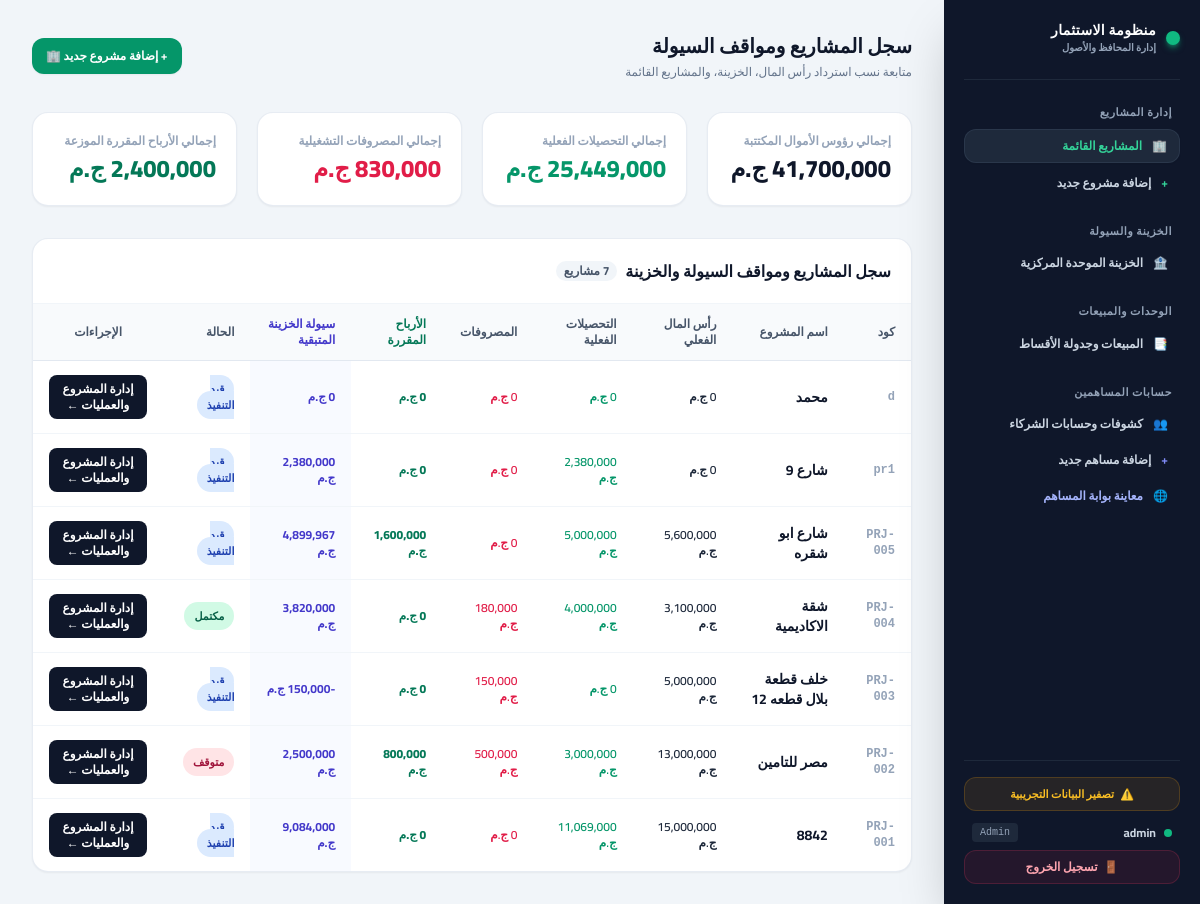
The page / (signed in) on the database its author committed.
### models.py (models this page shows)
class Project(Base):
    __tablename__ = "projects"
    id = Column(Integer, primary_key=True, index=True)
    code = Column(String, unique=True, index=True)
    name = Column(String, index=True)
    project_type = Column(String, default="عقاري")
    status = Column(String, default="قيد التنفيذ")
    total_capital = Column(Float, default=0.0)
    contributions = relationship("Contribution", back_populates="project", cascade="all, delete-orphan")
    collections = relationship("Collection", back_populates="project", cascade="all, delete-orphan")
    expenses = relationship("Expense", back_populates="project", cascade="all, delete-orphan")
    sales = relationship("Sale", back_populates="project", cascade="all, delete-orphan")
    units = relationship("ProjectUnit", back_populates="project", cascade="all, delete-orphan")

### main.py (the view)
@app.get("/", response_class=HTMLResponse)
def read_dashboard(request: Request, db: Session = Depends(get_db)):
    if not is_auth(request): return RedirectResponse(url="/login")
    if get_role(request) == "investor": return RedirectResponse(url="/portal")
    projects = db.query(models.Project).order_by(models.Project.id.desc()).all()
    investors = db.query(models.Investor).order_by(models.Investor.name).all()
    projects_cards = []
    tot_capital = 0.0;
    tot_col = 0.0;
    tot_exp = 0.0;
    tot_profit = 0.0
    for p in projects:
        fin = calc_project_financials(p, db)
        tot_capital += fin["capital"]
        tot_col += fin["actual_col"]
        tot_exp += fin["total_exp"]
        tot_profit += fin["total_profits_allocated"]
        projects_cards.append({"project": p, "fin": fin})
    return templates.TemplateResponse(
        request=request,
        name="index.html",
        context={
            "projects_cards": projects_cards,
            "investors": investors,
            "tot_capital": tot_capital,
            "tot_col": tot_col,
            "tot_exp": tot_exp,
            "tot_profit": tot_profit,
            "username": request.session.get("user")
        }
    )

### templates/index.html (shortened to what this page needs)
<!DOCTYPE html>
<html lang="ar" dir="rtl">
<head>
    <script src="https://cdn.tailwindcss.com"></script>
</head>
<body class="bg-slate-100 text-slate-800 min-h-screen flex">
    <aside class="w-64 bg-slate-900 text-white min-h-screen p-5 fixed right-0 top-0 flex flex-col justify-between z-30 shadow-2xl overflow-y-auto">
        <div>
            <div class="flex items-center gap-2.5 pb-6 mb-6 border-b border-slate-800">
                <span class="w-3.5 h-3.5 rounded-full bg-emerald-500 shadow-md shadow-emerald-500/50"></span>
                <div>
                    <h1 class="text-sm font-extrabold tracking-wide">منظومة الاستثمار</h1>
                    <p class="text-[10px] text-slate-400 font-semibold">إدارة المحافظ والأصول</p>
                </div>
            </div>
            <nav class="space-y-6">
                <div>
                    <span class="text-[11px] font-bold text-slate-400 uppercase tracking-wider block mb-2 px-2">إدارة المشاريع</span>
                    <div class="space-y-1">
                        <a href="/" class="flex items-center gap-2.5 px-3 py-2 rounded-xl text-xs font-bold bg-slate-800 text-emerald-400 border border-slate-700/60 shadow-sm transition">
                            <span>🏢</span>
                            <span>المشاريع القائمة</span>
                        </a>
                        <button onclick="openModal('projectModal')" class="w-full flex items-center gap-2.5 px-3 py-2 rounded-xl text-xs font-semibold text-slate-300 hover:text-white hover:bg-slate-800/60 transition">
                            <span class="text-emerald-400 font-bold">+</span>
                            <span>إضافة مشروع جديد</span>
                        </button>
                    </div>
                </div>
                <div>
                    <span class="text-[11px] font-bold text-slate-400 uppercase tracking-wider block mb-2 px-2">الخزينة والسيولة</span>
                    <div class="space-y-1">
                        <a href="/treasury" class="flex items-center gap-2.5 px-3 py-2 rounded-xl text-xs font-semibold text-slate-300 hover:text-white hover:bg-slate-800/60 transition">
                            <span>🏦</span>
                            <span>الخزينة الموحدة المركزية</span>
                        </a>
                    </div>
                </div>
                <div>
                    <span class="text-[11px] font-bold text-slate-400 uppercase tracking-wider block mb-2 px-2">الوحدات والمبيعات</span>
                    <div class="space-y-1">
                        <a href="/sales" class="flex items-center justify-between px-3 py-2 rounded-xl text-xs font-semibold text-slate-300 hover:text-white hover:bg-slate-800/60 transition">
                            <div class="flex items-center gap-2.5">
                                <span>📑</span>
                                <span>المبيعات وجدولة الأقساط</span>
                            </div>
                        </a>
                    </div>
                </div>
                <div>
                    <span class="text-[11px] font-bold text-slate-400 uppercase tracking-wider block mb-2 px-2">حسابات المساهمين</span>
                    <div class="space-y-1">
                        <a href="/investors" class="flex items-center gap-2.5 px-3 py-2 rounded-xl text-xs font-semibold text-slate-300 hover:text-white hover:bg-slate-800/60 transition">
                            <span>👥</span>
                            <span>كشوفات وحسابات الشركاء</span>
                        </a>
                        <button onclick="openModal('investorModal')" class="w-full flex items-center gap-2.5 px-3 py-2 rounded-xl text-xs font-semibold text-slate-300 hover:text-white hover:bg-slate-800/60 transition">
                            <span class="text-indigo-400 font-bold">+</span>
                            <span>إضافة مساهم جديد</span>
                        </button>
                        <a href="/portal" target="_blank" class="flex items-center gap-2.5 px-3 py-2 rounded-xl text-xs font-semibold text-indigo-300 hover:text-white hover:bg-indigo-950/40 transition">
                            <span>🌐</span>
                            <span>معاينة بوابة المساهم</span>
                        </a>
                    </div>
                </div>
            </nav>
        </div>
        <div class="pt-4 border-t border-slate-800 space-y-2">
            <form action="/system/reset-all-data" method="POST" onsubmit="return confirm('تحذير: هل أنت متأكد من تصفير ومسح كافة البيانات التجريبية للبدء من الصفر؟');">
                <button type="submit" class="w-full flex items-center justify-center gap-1.5 py-2 rounded-xl text-[11px] font-bold bg-amber-500/10 text-amber-400 hover:bg-amber-600 hover:text-white border border-amber-500/20 transition">
                    <span>⚠️</span>
                    <span>تصفير البيانات التجريبية</span>
                </button>
            </form>
            <div class="flex items-center justify-between px-2 pt-1">
                <div class="flex items-center gap-2">
                    <span class="w-2 h-2 rounded-full bg-emerald-500"></span>
                    <span class="text-xs font-bold text-slate-300">{{ username }}</span>
                </div>
                <span class="text-[10px] bg-slate-800 text-slate-400 px-2 py-0.5 rounded font-mono">Admin</span>
            </div>
            <a href="/logout" class="w-full flex items-center justify-center gap-1.5 py-2 rounded-xl text-xs font-bold bg-rose-600/10 text-rose-300 hover:bg-rose-600 hover:text-white border border-rose-500/20 transition">
                <span>🚪</span>
                <span>تسجيل الخروج</span>
            </a>
        </div>
    </aside>
    <main class="flex-1 mr-64 p-8 min-h-screen">
        <div class="flex justify-between items-center mb-8">
            <div>
                <h2 class="text-xl font-extrabold text-slate-900">سجل المشاريع ومواقف السيولة</h2>
                <p class="text-xs text-slate-500 mt-1">متابعة نسب استرداد رأس المال، الخزينة، والمشاريع القائمة</p>
            </div>
            <div class="flex items-center gap-2.5">
                <button onclick="openModal('projectModal')" class="bg-emerald-600 hover:bg-emerald-700 text-white font-bold text-xs px-3.5 py-2.5 rounded-xl transition flex items-center gap-1.5 shadow-sm">
                    <span>+ إضافة مشروع جديد 🏢</span>
                </button>
            </div>
        </div>
        <div class="grid grid-cols-1 md:grid-cols-4 gap-5 mb-8">
            <div class="bg-white p-5 rounded-2xl border border-slate-200/80 shadow-sm">
                <span class="text-xs font-bold text-slate-400 block mb-1">إجمالي رؤوس الأموال المكتتبة</span>
                <span class="text-2xl font-extrabold text-slate-900">{{ "{:,.0f}".format(tot_capital) }} ج.م</span>
            </div>
            <div class="bg-white p-5 rounded-2xl border border-slate-200/80 shadow-sm">
                <span class="text-xs font-bold text-slate-400 block mb-1">إجمالي التحصيلات الفعلية</span>
                <span class="text-2xl font-extrabold text-emerald-600">{{ "{:,.0f}".format(tot_col) }} ج.م</span>
            </div>
            <div class="bg-white p-5 rounded-2xl border border-slate-200/80 shadow-sm">
                <span class="text-xs font-bold text-slate-400 block mb-1">إجمالي المصروفات التشغيلية</span>
                <span class="text-2xl font-extrabold text-rose-600">{{ "{:,.0f}".format(tot_exp) }} ج.م</span>
            </div>
            <div class="bg-white p-5 rounded-2xl border border-slate-200/80 shadow-sm">
                <span class="text-xs font-bold text-slate-400 block mb-1">إجمالي الأرباح المقررة الموزعة</span>
                <span class="text-2xl font-extrabold text-emerald-700">{{ "{:,.0f}".format(tot_profit) }} ج.م</span>
            </div>
        </div>
        <div class="bg-white rounded-2xl border border-slate-200/80 shadow-sm overflow-hidden">
            <div class="p-5 border-b border-slate-100 flex justify-between items-center">
                <div class="flex items-center gap-2">
                    <h3 class="text-base font-bold text-slate-900">سجل المشاريع ومواقف السيولة والخزينة</h3>
                    <span class="text-xs bg-slate-100 text-slate-600 font-bold px-2 py-0.5 rounded-full">{{ projects_cards|length }} مشاريع</span>
                </div>
            </div>
            <div class="overflow-x-auto">
                <table class="w-full text-right text-xs">
                    <thead class="bg-slate-50 text-slate-600 border-b border-slate-200 font-bold">
                        <tr>
                            <th class="py-3 px-4">كود</th>
                            <th class="py-3 px-4">اسم المشروع</th>
                            <th class="py-3 px-4">رأس المال الفعلي</th>
                            <th class="py-3 px-4">التحصيلات الفعلية</th>
                            <th class="py-3 px-4">المصروفات</th>
                            <th class="py-3 px-4 text-emerald-700 font-bold">الأرباح المقررة</th>
                            <th class="py-3 px-4 text-indigo-700 font-bold">سيولة الخزينة المتبقية</th>
                            <th class="py-3 px-4">الحالة</th>
                            <th class="py-3 px-4 text-center">الإجراءات</th>
                        </tr>
                    </thead>
                    <tbody class="divide-y divide-slate-100">
                        {% for item in projects_cards %}
                        <tr class="hover:bg-slate-50 transition-colors">
                            <td class="py-3.5 px-4 font-mono text-slate-400 font-semibold">{{ item.project.code }}</td>
                            <td class="py-3.5 px-4 font-bold text-slate-900 text-sm">
                                <a href="/projects/{{ item.project.id }}" class="hover:text-blue-600 transition">{{ item.project.name }}</a>
                            </td>
                            <td class="py-3.5 px-4 font-semibold">{{ "{:,.0f}".format(item.fin.capital) }} ج.م</td>
                            <td class="py-3.5 px-4 text-emerald-600 font-semibold">{{ "{:,.0f}".format(item.fin.actual_col) }} ج.م</td>
                            <td class="py-3.5 px-4 text-rose-600 font-semibold">{{ "{:,.0f}".format(item.fin.total_exp) }} ج.م</td>
                            <td class="py-3.5 px-4 font-extrabold text-emerald-700">{{ "{:,.0f}".format(item.fin.total_profits_allocated) }} ج.م</td>
                            <td class="py-3.5 px-4 font-bold text-indigo-700 bg-indigo-50/40">{{ "{:,.0f}".format(item.fin.remaining_liquidity) }} ج.م</td>
                            <td class="py-3.5 px-4">
                                <span class="text-[11px] px-2.5 py-1 rounded-full font-semibold {% if item.project.status == 'مكتمل' %}bg-emerald-100 text-emerald-800{% elif item.project.status == 'متوقف' %}bg-rose-100 text-rose-800{% else %}bg-blue-100 text-blue-800{% endif %}">
                                    {{ item.project.status }}
                                </span>
                            </td>
                            <td class="py-3.5 px-4 text-center">
                                <div class="flex items-center justify-center gap-1.5">
                                    <a href="/projects/{{ item.project.id }}" class="bg-slate-900 hover:bg-slate-800 text-white text-xs px-3 py-1.5 rounded-lg font-bold transition inline-block">
                                        إدارة المشروع والعمليات ←
                                    </a>
                                </div>
                            </td>
                        </tr>
                        {% endfor %}
                    </tbody>
                </table>
            </div>
        </div>
    </main>
</body>
</html>

### templates/index.html (style rules this page uses)
body { font-family: 'Cairo', sans-serif; }

### rows shown on the page
Project: project.code "d", project.name "محمد", project.status "قيد التنفيذ"
Project: project.code "pr1", project.name "شارع 9", project.status "قيد التنفيذ"
Project: project.code "PRJ-005", project.name "شارع ابو شقره", project.status "قيد التنفيذ"
Project: project.code "PRJ-004", project.name "شقة الاكاديمية", project.status "مكتمل"
Project: project.code "PRJ-003", project.name "خلف قطعة بلال قطعه 12", project.status "قيد التنفيذ"
Project: project.code "PRJ-002", project.name "مصر للتامين", project.status "متوقف"
Project: project.code "PRJ-001", project.name "8842", project.status "قيد التنفيذ"

### other values the page prints
{{ username }} "admin"
{{ "{:,.0f}".format(tot_capital) }} "41,700,000"
{{ "{:,.0f}".format(tot_col) }} "25,449,000"
{{ "{:,.0f}".format(tot_exp) }} "830,000"
{{ "{:,.0f}".format(tot_profit) }} "2,400,000"
{{ "{:,.0f}".format(item.fin.capital) }} "0" "0" "5,600,000" "3,100,000" "5,000,000" "13,000,000" "15,000,000"
{{ "{:,.0f}".format(item.fin.actual_col) }} "0" "2,380,000" "5,000,000" "4,000,000" "0" "3,000,000" "11,069,000"
{{ "{:,.0f}".format(item.fin.total_exp) }} "0" "0" "0" "180,000" "150,000" "500,000" "0"
{{ "{:,.0f}".format(item.fin.total_profits_allocated) }} "0" "0" "1,600,000" "0" "0" "800,000" "0"
{{ "{:,.0f}".format(item.fin.remaining_liquidity) }} "0" "2,380,000" "4,899,967" "3,820,000" "-150,000" "2,500,000" "9,084,000"
